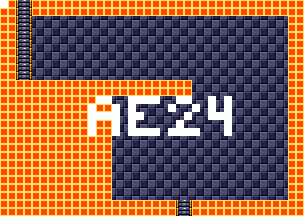

A level layout from a 2D game, rendered from its tile map. Below: a short description, then the map file with tile-grid data replaced by summaries:
An orthogonal 38x27 tile map with 8x8 px tiles, 4 tile layers (background, foreground, room numbers, Objects), 15 tilesets.

<map version="1.5" tiledversion="1.7.1" orientation="orthogonal" renderorder="right-down" width="38" height="27" tilewidth="8" tileheight="8" infinite="0" nextlayerid="11" nextobjectid="1">
 <tileset firstgid="1" source="tilesheets/tsKarniMata.tsx" />
 <tileset firstgid="1025" source="tilesheets/tsVoodooWasp.tsx" />
 <tileset firstgid="2049" source="tilesheets/tsBurial.tsx" />
 <tileset firstgid="3073" source="tilesheets/tsBlueTemple.tsx" />
 <tileset firstgid="4097" source="tilesheets/tsGoddess.tsx" />
 <tileset firstgid="5121" source="tilesheets/tsKonark.tsx" />
 <tileset firstgid="6145" name="sEnemies" tilewidth="8" tileheight="8" tilecount="1024" columns="32">
  <image source="../grapx/tilesheets/sObjects.bmp" trans="ff94ff" width="256" height="256" />
 </tileset>
 <tileset firstgid="7169" source="tilesheets/tsIceTemple.tsx" />
 <tileset firstgid="8193" source="tilesheets/tsLavaArea.tsx" />
 <tileset firstgid="9217" source="tilesheets/tsBossArea.tsx" />
 <tileset firstgid="10241" source="tilesheets/tsPegu.tsx" />
 <tileset firstgid="11265" source="tilesheets/sTiwanakuTemple.tsx" />
 <tileset firstgid="12289" source="tilesheets/sIndraTemple.tsx" />
 <tileset firstgid="13313" source="tilesheets/sTeleport.tsx" />
 <tileset firstgid="14337" source="tilesheets/sObjects.tsx" />
 <layer id="2" name="background" width="38" height="27">
  <data>[1026 cells, 1026 non-empty, 2 distinct tile ids]</data>
 </layer>
 <layer id="1" name="foreground" width="38" height="27">
  <data>[1026 cells, 460 non-empty, 3 distinct tile ids]</data>
 </layer>
 <layer id="7" name="room numbers" width="38" height="27">
  <data>[1026 cells, 44 non-empty, 1 distinct tile ids]</data>
 </layer>
 <layer id="10" name="Objects" width="38" height="27">
  <data>[1026 cells, 0 non-empty, 0 distinct tile ids]</data>
 </layer>
</map>
